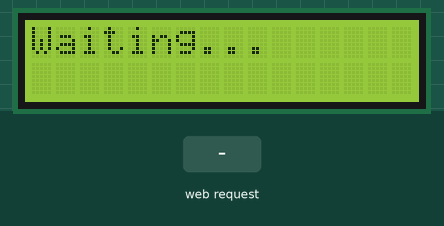
This sketch was run on a simulated ESP32. Parts: 16×2 character LCD. Inputs (shaded band) come from the test bench. WiFi joins after 1.5 s; servers stay silent unless stated; what the sketch prints to the serial monitor is not drawn.

Above: at 2.7 s.
2.8 s: HTTP request GET /trigger received
At 3.7 s:
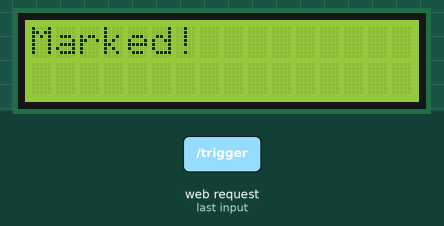
Timing chart, 0 to 5.8 s (numbered marks = the images above; inputs shaded):
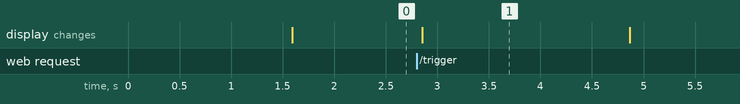

The sketch:

LCD_GET_ALERT_FROM_SERVER.ino
```cpp
#include <WiFi.h>
#include <Wire.h>
#include <LiquidCrystal_I2C.h>
#include <ESPAsyncWebServer.h>

LiquidCrystal_I2C lcd(0x27, 16, 2);  // Or use 0x3F if this doesn't work

const char* ssid = "YOUR_WIFI_SSID";
const char* password = "YOUR_WIFI_PASSWORD";

AsyncWebServer server(80);

unsigned long messageShownAt = 0;
bool showingReceived = false;

void setup() {
  Serial.begin(115200);
  lcd.init();
  lcd.backlight();

  lcd.setCursor(0, 0);
  lcd.print("Connecting WiFi");

  WiFi.begin(ssid, password);
  while (WiFi.status() != WL_CONNECTED) {
    delay(500);
    Serial.print(".");
  }

  Serial.println("\n✅ WiFi connected");
  Serial.print("IP: ");
  Serial.println(WiFi.localIP());

  lcd.clear();
  lcd.setCursor(0, 0);
  lcd.print("Waiting...");

  // When Python sends a GET request to /trigger
  server.on("/trigger", HTTP_GET, [](AsyncWebServerRequest *request){
    lcd.clear();
    lcd.setCursor(0, 0);
    lcd.print("Marked!");
    messageShownAt = millis();
    showingReceived = true;
    Serial.println("✅ Trigger received!");
    request->send(200, "text/plain", "ESP32 got it!");
  });

  server.begin();
  Serial.println("🚀 Server started");
}

void loop() {
  // Check if "Received!" message has been shown for more than 2 seconds
  if (showingReceived && millis() - messageShownAt > 2000) {
    lcd.clear();
    lcd.setCursor(0, 0);
    lcd.print("Waiting...");
    showingReceived = false;
  }
}
```

Measured:
- after the input at 2.8 s, the display: changes after 0.05 s (image 1)
- what the display in image 1 shows lasts 2.0 s, from 2.9 s to 4.9 s
